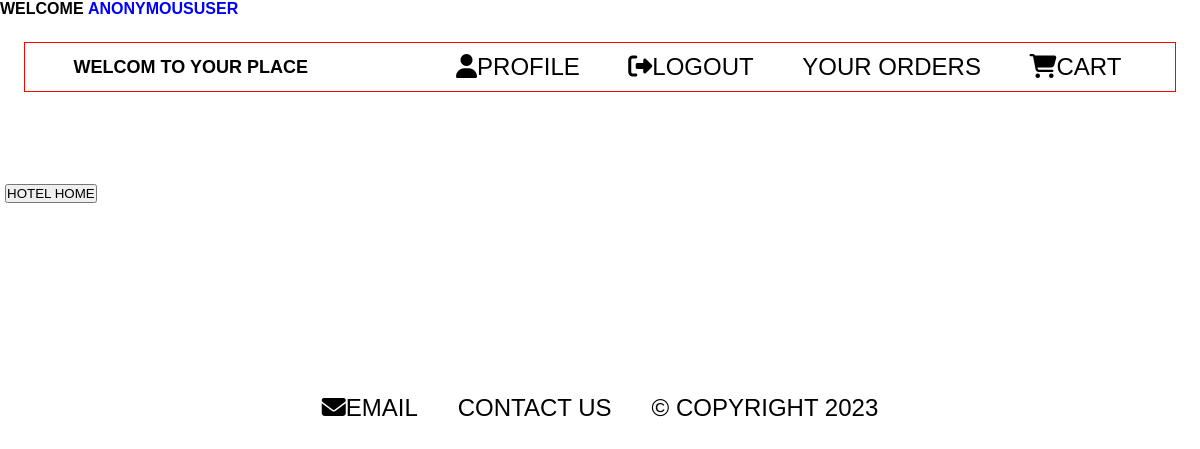
Page /proapp18/category_user/8/ on the earlier database version.
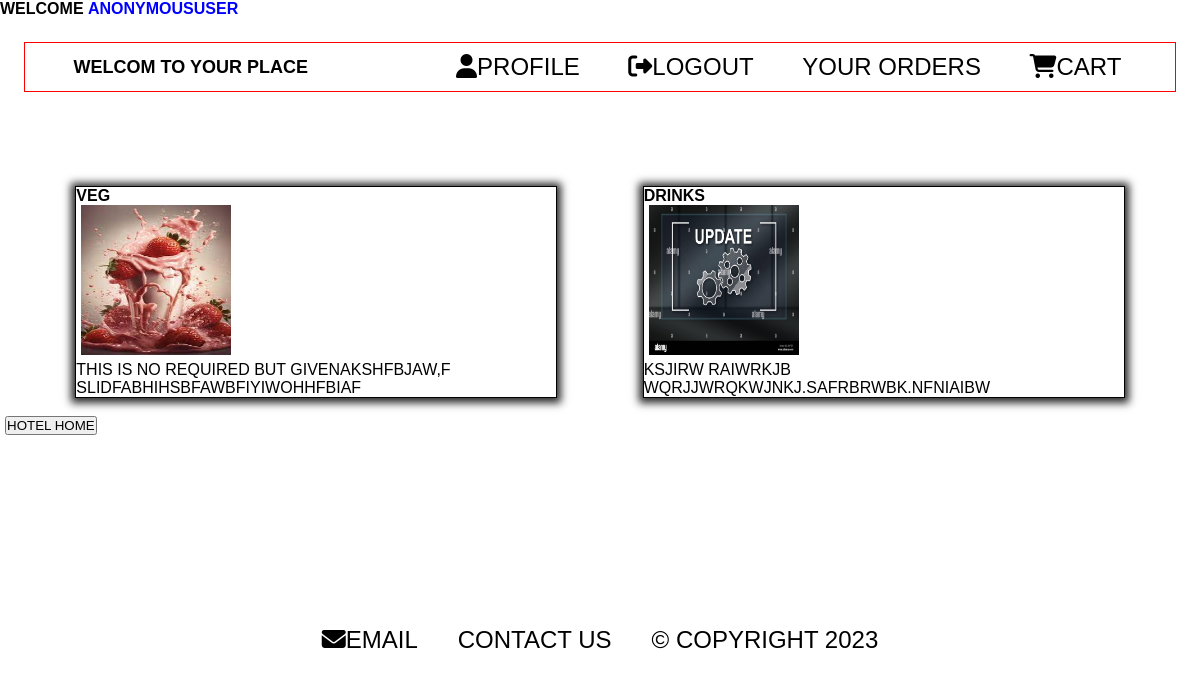
Same page on the later database version.
### crud_app/models.py (models this page shows, shortened)
class category_model(models.Model):
    category_id=models.AutoField(primary_key=True)
    hotel_id=models.IntegerField()
    category_name=models.CharField(max_length=30)
    category_desc=models.TextField()
    category_image=models.ImageField()

### proapp18/views.py (the view)
def category_user_view(request,pk):
    res=category_model.objects.filter(hotel_id=pk)
    return render(request=request,template_name='customer_cate.html',context={'data':res,'hotel_id':pk})

### proapp18/templates/customer_cate.html (shortened to what this page needs)
<!DOCTYPE html>
<html lang="en">
<head>
</head>
<body>
    <div>
 {% include 'partials/_category_header.html' %}
</div>
<div id="cust-category">
    {% if data %}
        {% for i in data %}
        <div id="cust-items">
            <h4>{{i.category_name}}</h4>
            <a href="{% url 'proapp18:items_user' hotel=i.hotel_id  category=i.category_id %}"><img src="{{i.category_image.url}}" alt="" height="150px" width="150px"></a>
            <p>{{i.category_desc}}</p>
        </div>
        {% endfor %}
    {% endif %}
</div>
<a href="{% url 'proapp18:home'%}"><button>Hotel home</button></a>
{% include 'partials/_footer.html' %}
</body>
</html>

Differences in the rows shown:
added category_model: category_name "VEG", category_image (picture), category_desc "THIS IS NO REQUIRED BUT GIVENAKSHFBJAW,F SLIDFABHIHSBFAWBFIYIWOHHFBIAF"
added category_model: category_name "DRINKS", category_image (picture), category_desc "KSJIRW RAIWRKJB WQRJJWRQKWJNKJ.SAFRBRWBK.NFNIAIBW"
